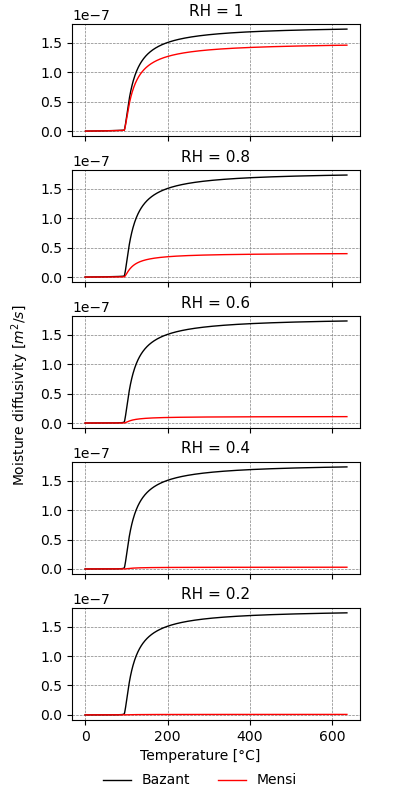

The Python source for this figure:
import matplotlib.pyplot as plt
import matplotlib.gridspec as gridspec
import matplotlib.image as mpimg
from matplotlib.ticker import (MultipleLocator, FormatStrFormatter, AutoMinorLocator)
from matplotlib.offsetbox import TextArea, DrawingArea, OffsetImage, AnnotationBbox
from numpy import *
import numpy as np
import pandas as pd
import math

out_file_dir = './test/tests/concrete_moisture_heat_transfer/'
bazant_Dh = pd.read_csv(out_file_dir+'humidity_diffusion_bazant_out.csv')
mensi_Dh = pd.read_csv(out_file_dir+'humidity_diffusion_mensi_out.csv')

## plotting moisture diffusivity comparison ####################################################
DH_fig, DH_sfig = plt.subplots(5, sharex=True, sharey=True, figsize = (4,8))
plt.subplots_adjust(left=0.18, bottom=0.10, right=0.90, top=0.97, hspace = 0.3)

i = 0
DH_sfig[i].set_title('RH = 1', fontsize=11)
DH_sfig[i].plot(bazant_Dh['temperature'][635*i+1:635*(i+1)+1], bazant_Dh['humidity_diffusivity'][635*i+1:635*(i+1)+1], 'k',  linestyle ='solid', linewidth=1.0, label= 'Bazant')
DH_sfig[i].plot(mensi_Dh['temperature'][635*i+1:635*(i+1)+1], mensi_Dh['humidity_diffusivity'][635*i+1:635*(i+1)+1], 'r',  linestyle ='solid', linewidth=1.0, label= 'Mensi')

i = 1
DH_sfig[i].set_title('RH = 0.8', fontsize=11)
DH_sfig[i].plot(bazant_Dh['temperature'][635*i+1:635*(i+1)+1], bazant_Dh['humidity_diffusivity'][635*i+1:635*(i+1)+1], 'k',  linestyle ='solid', linewidth=1.0, label= 'Bazant')
DH_sfig[i].plot(mensi_Dh['temperature'][635*i+1:635*(i+1)+1], mensi_Dh['humidity_diffusivity'][635*i+1:635*(i+1)+1], 'r',  linestyle ='solid', linewidth=1.0, label= 'Mensi')

i = 2
DH_sfig[i].set_title('RH = 0.6', fontsize=11)
DH_sfig[i].plot(bazant_Dh['temperature'][635*i+1:635*(i+1)+1], bazant_Dh['humidity_diffusivity'][635*i+1:635*(i+1)+1], 'k',  linestyle ='solid', linewidth=1.0, label= 'Bazant')
DH_sfig[i].plot(mensi_Dh['temperature'][635*i+1:635*(i+1)+1], mensi_Dh['humidity_diffusivity'][635*i+1:635*(i+1)+1], 'r',  linestyle ='solid', linewidth=1.0, label= 'Mensi')

i = 3
DH_sfig[i].set_title('RH = 0.4', fontsize=11)
DH_sfig[i].plot(bazant_Dh['temperature'][635*i+1:635*(i+1)+1], bazant_Dh['humidity_diffusivity'][635*i+1:635*(i+1)+1], 'k',  linestyle ='solid', linewidth=1.0, label= 'Bazant')
DH_sfig[i].plot(mensi_Dh['temperature'][635*i+1:635*(i+1)+1], mensi_Dh['humidity_diffusivity'][635*i+1:635*(i+1)+1], 'r',  linestyle ='solid', linewidth=1.0, label= 'Mensi')

i = 4
DH_sfig[i].set_title('RH = 0.2', fontsize=11)
DH_sfig[i].plot(bazant_Dh['temperature'][635*i+1:635*(i+1)+1], bazant_Dh['humidity_diffusivity'][635*i+1:635*(i+1)+1], 'k',  linestyle ='solid', linewidth=1.0, label= 'Bazant')
DH_sfig[i].plot(mensi_Dh['temperature'][635*i+1:635*(i+1)+1], mensi_Dh['humidity_diffusivity'][635*i+1:635*(i+1)+1], 'r',  linestyle ='solid', linewidth=1.0, label= 'Mensi')

for i in range(5):
    DH_sfig[i].grid(color="grey", ls = '--', lw = 0.5)

handles, labels = DH_sfig[i].get_legend_handles_labels()
DH_fig.legend(handles, labels, loc='lower center',ncol = 2, edgecolor = 'none')
DH_fig.text(0.5, 0.05, 'Temperature [\N{DEGREE SIGN}C]', ha='center')
DH_fig.text(0.05, 0.4, 'Moisture diffusivity [$m^2/s$]', ha='center', rotation=90)

plt.savefig(out_file_dir+"comparison_moisture_diffusivity.png")
